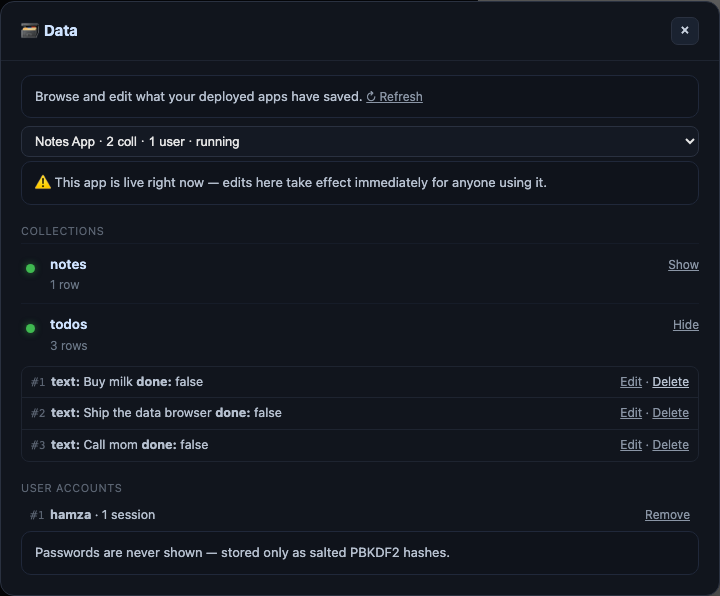
#> input picture assets/data-panel.png, 720 x 596 px
$ python -i clone_eval.py   (imports and definitions only)
#> lines starting #> are read from the running program, lines starting #| are printed output that depends on the picture
#!/usr/bin/env python3
"""Autonomous clone-fidelity eval loop.

Drives the real measure of "how close is our clone to the real site": it
screenshots the REAL page and each generated clone (via the agent server's
screenshot endpoint, full-page), computes a VISUAL similarity score
(SSIM + colour-histogram + block-layout), feeds the structural gaps back to the
coder, and loops — logging every run to a JSONL so partial progress is never lost.

Run with the eval venv (has Pillow + numpy):
    ~/.local-llm-setup/.eval-venv/bin/python tools/clone_eval.py \
        --url https://disrupt.com --runs 30 --target 99

It talks to the running agent server (localhost:8765) for screenshots/inspect
and to Ollama (localhost:11434) for generation. Reports scores only — never
reproduces the source page's content.
"""
import argparse, json, os, re, time, urllib.request
from io import BytesIO
from PIL import Image
import numpy as np

AGENT = os.environ.get("LLM_AGENT", "http://localhost:8765")
OLLAMA = os.environ.get("OLLAMA", "http://localhost:11434")
WORKSPACE = os.path.expanduser("~/.local-llm-setup/workspace")
SHOTS = os.path.join(WORKSPACE, "shots")

_GOLD_CLONE = r'''<!doctype html><html class="dark"><head><meta charset="utf-8">
<link href="https://fonts.googleapis.com/css2?family=Inter:wght@400;600;800&display=swap" rel="stylesheet">
<style>body{font-family:'Inter',system-ui,sans-serif}</style></head>
<body class="bg-[#0a0a0a] text-[#ededed]">
<header class="flex items-center justify-between px-8 py-5 border-b border-[#191919]">
  <span class="text-xl font-extrabold text-[#f3d5ba]">BrandName</span>
  <nav class="hidden md:flex gap-8 text-sm text-[#a1a1a1]"><a href="#">Product</a><a href="#">Pricing</a><a href="#">About</a></nav>
  <a class="bg-[#f3d5ba] text-[#0a0a0a] px-4 py-2 rounded-md text-sm font-semibold">Get started</a>
</header>
<section class="relative min-h-[70vh] flex items-center">
  <img src="https://picsum.photos/seed/hero/1600/900" class="absolute inset-0 w-full h-full object-cover opacity-40" alt="">
  <div class="relative z-10 max-w-3xl px-8">
    <h1 class="text-5xl md:text-6xl font-extrabold leading-tight">The exact hero headline</h1>
    <p class="mt-6 text-lg text-[#a1a1a1]">The real subheading copy, transcribed verbatim.</p>
    <div class="mt-8 flex gap-4"><a class="bg-[#f3d5ba] text-[#0a0a0a] px-6 py-3 rounded-md font-semibold">Primary CTA</a><a class="border border-[#191919] px-6 py-3 rounded-md">Secondary</a></div>
  </div>
</section>
<section class="px-8 py-20 max-w-6xl mx-auto">
  <h2 class="text-3xl font-bold mb-12">Real features heading</h2>
  <div class="grid md:grid-cols-3 gap-8">
    <div class="p-6 rounded-xl border border-[#191919] bg-[#111111]"><h3 class="font-semibold text-lg mb-2">Feature one</h3><p class="text-[#a1a1a1]">Real copy.</p></div>
    <div class="p-6 rounded-xl border border-[#191919] bg-[#111111]"><h3 class="font-semibold text-lg mb-2">Feature two</h3><p class="text-[#a1a1a1]">Real copy.</p></div>
    <div class="p-6 rounded-xl border border-[#191919] bg-[#111111]"><h3 class="font-semibold text-lg mb-2">Feature three</h3><p class="text-[#a1a1a1]">Real copy.</p></div>
  </div>
</section>
<footer class="px-8 py-12 border-t border-[#191919] text-sm text-[#a1a1a1] flex justify-between"><span>© BrandName</span><div class="flex gap-6"><a href="#">Terms</a><a href="#">Privacy</a></div></footer>
</body></html>'''

BUILDER_SYSTEM = (
    "You are a meticulous web-page cloner. Output ONE complete, self-contained HTML file in a single "
    "```html code block (inline any extra CSS/JS), using Tailwind utility classes (Tailwind is loaded). "
    "Recreate the page FAITHFULLY and COMPLETELY: implement EVERY section you are given, in order, each as "
    "a full block with its real heading and copy — never summarise, never shorten, never leave a placeholder "
    "like '<!-- features here -->'. A thin or partial page is a FAILURE; aim for a thorough recreation "
    "(a real landing page is typically 200+ lines). "
    "Use the EXACT colours provided, applied to the right elements as Tailwind arbitrary values "
    "(e.g. bg-[#0a0a0a], text-[#f3d5ba], border-[#191919]) — every listed colour MUST appear in the output. "
    "Match the fonts (load via Google Fonts if needed), the section order, the spacing and the visual hierarchy. "
    "For images use the real URLs if given, else https://picsum.photos/seed/NAME/W/H. Give a hero/section with "
    "a background image a real height (min-h-[70vh]) with the image as an absolute inset-0 object-cover layer "
    "behind a relative z-10 container; always set explicit text colours so nothing is invisible."
    "\n\nHere is a clone done RIGHT — study how it applies exact colours as Tailwind arbitrary values, builds a "
    "hero with an image overlay, a real multi-card features grid and a footer, with NO placeholders. Produce "
    "output of at least this completeness, then REPLACE every placeholder (BrandName, the headings/copy, and the "
    "example colours #0a0a0a/#f3d5ba/#191919/#a1a1a1/#ededed) with the REAL values from the spec you are given:\n"
    "```html\n" + _GOLD_CLONE + "\n```"
)

# ---------- http helpers ----------
# [5 lines left out: function _post, not called in this run]

def agent(ep, obj, timeout=90):
    return _post(f"{AGENT}/api/agent/{ep}", obj, timeout)

# [14 lines left out: functions ollama, best_coder, not called in this run]

# ---------- visual similarity (SSIM + colour + block layout) ----------
def _load(path, W=900, H=1800):
#> called with path = '../assets/data-panel.png', W = 900, H = 1800
    im = Image.open(path).convert("RGB")
#> im is the input picture: PIL image 720x596 RGB; mean R, G, B 21.1, 25.4, 33.8
    w, h = im.size
#> w = 720; h = 596
    im = im.resize((W, max(1, round(h * W / w))))               # scale to width W, preserve aspect
#> im: PIL image 900x745 RGB
    canvas = Image.new("RGB", (W, H), (255, 255, 255))           # white canvas, top-aligned + padded
#> canvas: PIL image 900x1800 RGB; every value is 255
    canvas.paste(im.crop((0, 0, W, min(H, im.size[1]))), (0, 0))
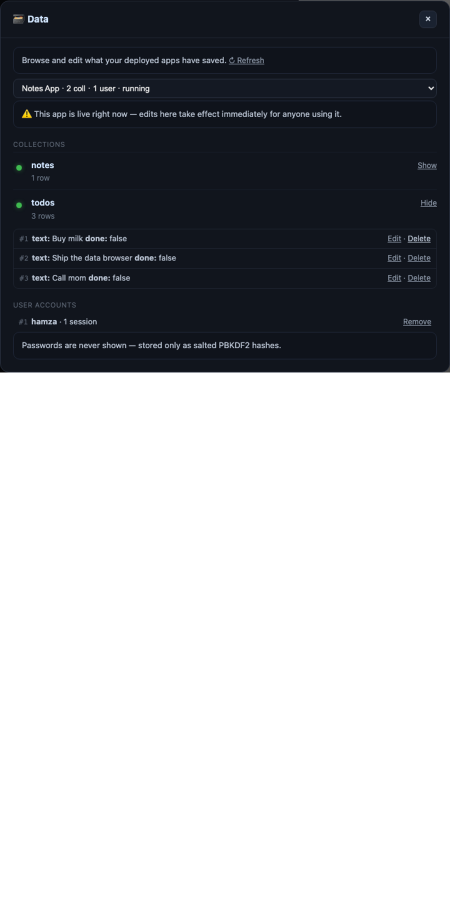
#> canvas: PIL image 900x1800 RGB (shown at 1/2 size); mean R, G, B 158.2, 160, 163.4
    return np.asarray(canvas, dtype=np.float64)

def _brightness(path):
    return float(np.asarray(Image.open(path).convert("L")).mean())

# [146 lines left out: functions _ssim, _block, _hist, _sobel, visual_similarity, clone_spec and 3 more, not called in this run]

# [2 lines not run here, left out]

>>> result = _load('../assets/data-panel.png')
